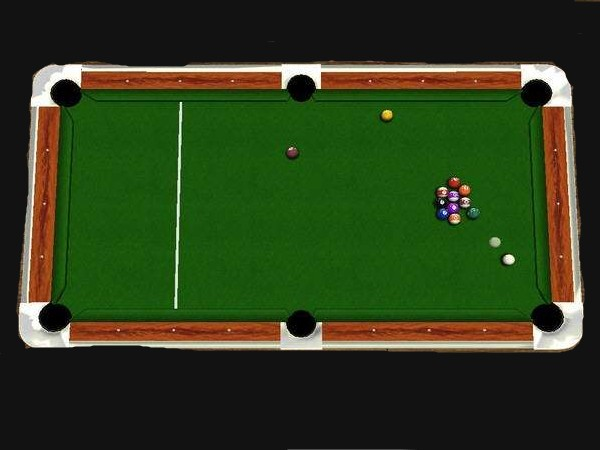
//> input picture EX9/pics/table1.jpg, 600 x 450 px
$ ./perspective   (built with g++ and OpenCV 4)
//> lines starting //> are read from the running program, lines starting //| are printed output that depends on the picture; after the words box and inside, x2 and y2 are one past the last pixel; in counts of white or black regions, pixels touching at a corner belong together
//> further down, srcImage is the input picture: 450 rows x 600 cols, CV_8UC3; mean B, G, R 27.3, 60.8, 44.7
#include <opencv2/opencv.hpp>
#include <opencv2/imgproc/imgproc.hpp>
#include <iostream>

using namespace cv;
using namespace std;

#define g_thresh 100  // 阈值
#define g_Maxval 255  // 输出最大值

static void ImageRectification(cv::Mat &image_original)
{
    cv::Mat &&image = image_original.clone();  // 右值引用

    cv::Mat image_gray;
    cv::cvtColor(image, image_gray,CV_BGR2GRAY);
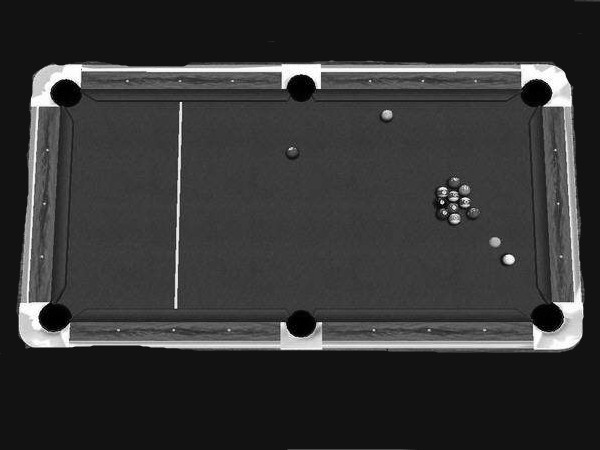
//> image_gray: 450 rows x 600 cols, CV_8UC1; min 0, max 255, mean 52.2
    /// 转为二值图
    Canny( image_gray, image_gray, 220, 200,3 );
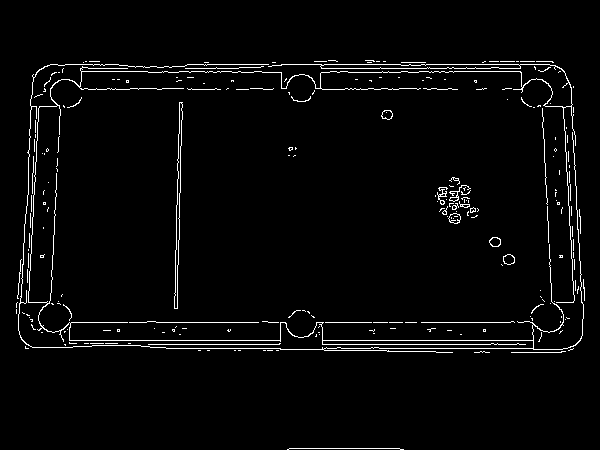
//> image_gray: 450 rows x 600 cols, CV_8UC1; 2.9% white in thin lines or dots, all inside (x1, y1, x2, y2) = (16, 60, 585, 450)
    //cv::threshold(image_gray, image_gray, g_thresh, g_Maxval, cv::THRESH_BINARY);
    imshow("边缘检测image_gray", image_gray);


    std::vector< std::vector<cv::Point> > contours_list;
    std::vector<cv::Vec4i> hierarchy;
    ///找轮廓函数需要二值图
    cv::findContours(image_gray, contours_list, hierarchy,
                     CV_RETR_EXTERNAL, CV_CHAIN_APPROX_NONE); // 只取最外面的轮廓,保留轮廓的所有点
//> contours_list = 228 contours, 219 with area under 20; largest, box (x1, y1, x2, y2) and area: (18, 64, 584, 353) 942, (174, 102, 183, 309) 524, (448, 213, 461, 224) 91, (503, 254, 515, 265) 90, (489, 237, 501, 247) 84

/// 对于每个轮廓
    for (uint32_t index = 0; index < contours_list.size(); ++index) {
        /// RotatedRect 是一个旋转矩形：
        //      Point2f center;矩形的质心
        //      Size2f size;   矩形的边长
        //      float angle; 角度，单位度
        // boundingRect()得到包覆此轮廓的最小正矩形，minAreaRect()得到包覆轮廓的最小斜矩形。
        cv::RotatedRect &&rect = cv::minAreaRect(contours_list[index]); // 旋转矩形

        // 如果面积够大
        if (rect.size.area() > 1000) {
//            if (rect.angle != 0.) {
//                // 此处可通过cv::warpAffine进行旋转矫正，本例不需要
//            } //if

            cv::Mat &mask = image_gray;
            cout<<index<<endl;
            ///drawContours绘制轮廓 ；mask 要绘制轮廓的图像,Scalar是颜色
            cv::drawContours(mask, contours_list, static_cast<int>(index), cv::Scalar(255), CV_FILLED);

            /// 显示画了轮廓的二值图
            cv::Mat extracted(image_gray.rows, image_gray.cols, CV_8UC1, cv::Scalar(0)); // 初始化一个空图
            image.copyTo(extracted, mask); // 把mask拷贝到extracted中
//            CV_SHOW(extracted);
            imshow("画轮廓", extracted);


            std::vector<cv::Point2f> poly; // 保存四个角点集
            /// 多边形逼近，可以得到四个角点
            cv::approxPolyDP(contours_list[index], poly, 30, true); // 多边形逼近，精度(即最小边长)设为30是为了得到4个角点
            cv::Point2f pts_src[] = { // 此处顺序调整是为了和后面配对，仅作为示例
                    poly[1],
                    poly[0],
                    poly[3],
                    poly[2]
            };
            //得到包含旋转矩形最小端正矩形
            cv::Rect &&r = rect.boundingRect(); // 注意坐标可能超出图像范围
            // 端正矩形的四个角点
            cv::Point2f pts_dst[] = {
                    cv::Point(r.x, r.y),
                    cv::Point(r.x + r.width, r.y),
                    cv::Point(r.x + r.width, r.y + r.height) ,
                    cv::Point(r.x, r.y + r.height)
            };
            // 获得变换矩阵，从dst到src
            cv::Mat &&Matrix = cv::getPerspectiveTransform(pts_dst, pts_src); // 我这里交换了输入，因为后面指定了cv::WARP_INVERSE_MAP，你可以试试不交换的效果是什么

            cv::Mat warp;
            cv::warpPerspective(image, warp, Matrix, image.size(), cv::INTER_LINEAR + cv::WARP_INVERSE_MAP, cv::BORDER_REPLICATE);
//            CV_SHOW(warp);
            imshow("【效果图】", warp);
        } //if
    }
//> this loop made 228 passes
//> (rect, pts_src, r, pts_dst) on pass 210: (centre (300.5, 208), size (288, 565), angle -90, 4 Points (x, y): [32, 347], [32, 75], [572, 132], [581, 338], Rect(18, 64, 566, 289), 4 Points (x, y): [18, 64], [584, 64], [584, 353], [18, 353])
//> rect on passes 1 to 6: centre (345, 448.5), size (1, 116), angle -90, centre (538, 352), size (54, 1), angle -1.1, centre (481.5, 351.5), size (1, 15), angle -90, centre (277, 350), size (0, 2), angle -90, centre (269.5, 350), size (0, 5), angle -90, centre (264, 350), size (0, 2), angle -90
//| 209
//> (output is shown up to pass 210 of 228)
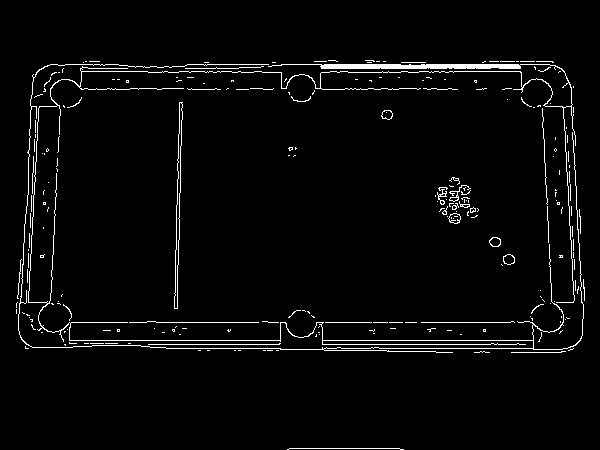
//> image_gray: 450 rows x 600 cols, CV_8UC1; 3.1% white in thin lines or dots, all inside (x1, y1, x2, y2) = (16, 60, 585, 450)
}
int main( )
{
    //【1】载入原始图和Mat变量定义
    Mat srcImage = imread("../pics/table1.jpg");
    imshow("原图", srcImage);
    ImageRectification(srcImage);


    waitKey(0);

    return 0;
}
